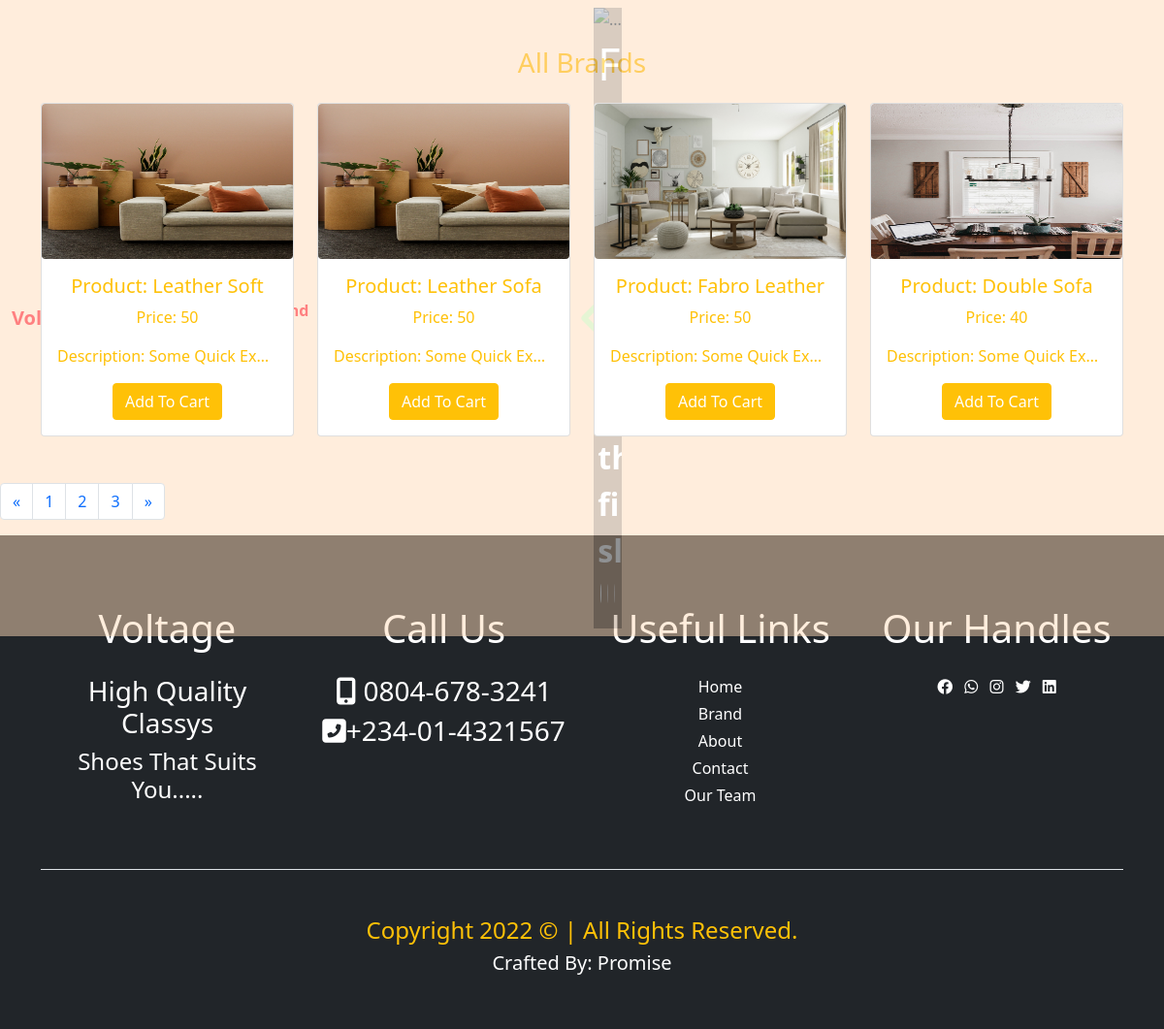
Page /products on the committed database.
### home/models.py (models this page shows, shortened)
class Product(models.Model):
    name = models.CharField(max_length=250, default='a')
    img = models.ImageField(upload_to='product', default='prod.jpg')
    price = models.IntegerField()
    max_quantity = models.IntegerField()
    min_quantity = models.IntegerField()
    display = models.BooleanField()
    latest = models.BooleanField(default=False)
    trending = models.BooleanField(default=False)
    description = models.TextField()
    created = models.DateField(auto_now_add=True)
    updated = models.DateField(auto_now=True)
    class Meta:
        db_table = 'product'
        managed = True
        verbose_name = 'Product'
        verbose_name_plural = 'Products'

### home/views.py (the view)
# urls.py: path('products', views.products, name='products'),
def products(request):
    product = Product.objects.all()
    goods = Paginator(product, 4)
    mygoods = request.GET.get('page')
    mygoods_good = goods.get_page(mygoods)
    context = {
        'mygoods_good':mygoods_good,
    }
    return render(request, 'products.html',context)

### home/context_processor.py (called while the page is built)
def cartcount(request):
    reading = Shopcart.objects.filter(user__username =request.user.username, paid=False)
    cartread = 0
    for item in reading:
        cartread += item.quantity
    context = {
        'cartread':cartread
        }
    return context

### home/templates/products.html (shortened to what this page needs)
{% extends "base.html" %}
{% block carousel %} {% include "carousel.html" %}  {% endblock carousel %}
{% block content %}
<div class="container text-center text-capitalize  mt-5 mb-5 text-warning">
    <h3 class="mt-4 mb-4">All Brands</h3>
    <div class="row justify-content-center text-warning text-center gy-5">
        {% if mygoods_good %}
            {% for item in mygoods_good %}
                <div class="col-10 col-sm-6 col-md-4 col-lg-3">
                    <div class="card">
                    <img src="{{item.img.url}}" class="card-img-top img rounded">
                    <div class="card-body">
                        <h5 class="card-title">Product: {{item.name}}</h5>
                        <p class="card-text text-truncate">Price: {{item.price}}</p>
                        <p class="card-text text-truncate">Description: {{item.description}}</p>
                        {% if item.max_quantity < 1 %}
                            <p class="bg-warning text-white">Currently out of stock</p>
                        {% else %}
                            <a href="{% url 'details' item.id %}" class="btn btn-warning text-white">Add to cart</a>
                        {% endif %}
                    </div>
                    </div>
                </div>
            {% endfor %}
        {% endif %}
    </div>
</div>
<nav aria-label="Page navigation example">
    <ul class="pagination">
        {% if mygoods_good.has_previous %}
            <li class="page-item">
                <a class="page-link" href="?page={{mygoods_good.previous_page_number}}" aria-label="Previous">
                <span aria-hidden="true">&laquo;</span>
                </a>
            </li>
        {% else %}
            <li class="page-item">
                <a class="page-link" href="?page=1" aria-label="Previous">
                <span aria-hidden="true">&laquo;</span>
                </a>
            </li>
        {% endif %}
        {% for item in mygoods_good.paginator.page_range %}
            {% if mygoods_good.number == item %}
                <li class="page-item"><a class="page-link" href="#">{{item}}</a></li>
            {% else %}
                <li class="page-item"><a class="page-link" href="?page={{item}}">{{item}}</a></li>
            {% endif %}
        {% endfor %}
        {% if mygoods_good.has_next %}
            <li class="page-item">
                <a class="page-link" href="?page={{mygoods_good.next_page_number}}" aria-label="Next">
                <span aria-hidden="true">&raquo;</span>
                </a>
            </li>
        {% else %}
            <li class="page-item">
                <a class="page-link" href="?page={{mygoods_good.paginator.num_pages}}" aria-label="Next">
                <span aria-hidden="true">&raquo;</span>
                </a>
            </li>
        {% endif %}
    </ul>
  </nav>
{% endblock content %}
{% block footer %}  {% include "footer.html" %}  {% endblock footer %}

### home/templates/base.html (shortened to what this page needs)
{% load static %}
<!doctype html>
<html lang="en">
  <head>
    <link href="https://cdn.jsdelivr.net/npm/bootstrap@5.1.3/dist/css/bootstrap.min.css" rel="stylesheet">
    <link rel="stylesheet" href="https://cdnjs.cloudflare.com/ajax/libs/font-awesome/6.1.1/css/all.min.css">
    <link rel="stylesheet" href="{% static 'css/style.css' %}">
  </head>
  <body>
    {% block carousel %}     {% endblock carousel %}
   {% block content %}      {% endblock content %}
    {% block footer %}        {% endblock footer %}
  </body>
</html>

### home/templates/carousel.html (shortened to what this page needs)
{% load static %}
<nav class="navbar navbar-expand-lg">
  <div class="container-fluid">
    <a class="navbar-brand" href="/index.html">Voltage</a>
    <div class="collapse navbar-collapse" id="navbarSupportedContent">
      <ul class="navbar-nav mx-auto mb-2 mb-lg-0">
        <li class="nav-item">
          <a class="nav-link active" aria-current="page" href="/">Home</a>
        </li>
        <li class="nav-item">
          <p id="About"><a class="nav-link" href="{% url 'products' %}">Product</a></p>
        </li>
        <li class="nav-item">
          <a class="nav-link" href="{% url 'displaycart' %}"></a>
        </li>
        <li class="nav-item dropdown">
          <a class="nav-link dropdown-toggle" href="#" id="navbarDropdown" role="button" data-bs-toggle="dropdown" aria-expanded="false">
          </a>
        </li>
        <li class="nav-item">
          <p id="#contact"><a class="nav-link" href="#contact">Contact</a></p>
        </li>
      </ul>
      <form class="d-flex me-3" action="{% url 'search' %}" method="POST">
        <button class="btn btn-outline-success" type="submit">Search</button>
      </form>
      <div class="toggle">
    </div>
    </div>
  </div>
<div class="container-fluid">
  <div id="carouselExampleDark" class="carousel slide" data-bs-ride="carousel">
    <div class="carousel-indicators">
    </div>
    <div class="carousel-inner" style="height: 80vh">
      <div class="carousel-item h-100 active" data-bs-interval="10000">
        <div class="carousel-caption d-md-block">
          <h5>First slide label</h5>
          <p>Some representative placeholder content for the first slide.</p>
        </div>
      </div>
    </div>
    <button class="carousel-control-prev" type="button" data-bs-target="#carouselExampleDark" data-bs-slide="prev">
    </button>
    <button class="carousel-control-next" type="button" data-bs-target="#carouselExampleDark" data-bs-slide="next">
    </button>
</nav>

### home/templates/footer.html
<div class="foota bg-dark">
    <div class="container text-center text-white text-capitalize">
      <div class="row justify-content-around foota1 pt-5 pb-5">
          <div class="col-9 col-sm-6 col-md-6 col-lg-3 col-xl-3">
            <h1 class="mt-4 mb-4">Voltage</h1>
            <h3 class="mt-3 mb-2">high quality classys</h3>
            <h4>shoes that suits you.....</h4>
          </div>
          <div class="col-9 col-sm-6 col-md-6 col-lg-3 col-xl-3">
            <h1 class="mt-4 mb-4">call us</h1>
            <h3 class="mt-3 mb-2"><span><i class="fas fa-mobile-alt"></i></span>  0804-678-3241</h3>
            <h3><span><i class="fas fa-phone-square-alt"></i></span>+234-01-4321567</h3>
          </div>
          <div class="col-9 col-sm-6 col-md-6 col-lg-3 col-xl-3">
            <h1 class="mt-4 mb-4">useful links</h1>
            <ul class="list-unstyled">
              <li class="mb-1"><a href="#">Home</a></li>
              <li class="mb-1"><a href="#">brand</a></li>
              <li class="mb-1"><a href="#">about</a></li>
              <li class="mb-1"><a href="#">contact</a></li>
              <li class="mb-1"><a href="#">our team</a></li>
            </ul>
          </div>
          <div class="col-9 col-sm-6 col-md-6 col-lg-3 col-xl-3">
            <h1 class="mt-4 mb-4">our handles</h1>
            <ul class="list-inline">
              <li class="list-inline-item"><a href="#"><i class="fab fa-facebook"></i></a></li>
              <li class="list-inline-item"><a href="#"><i class="fab fa-whatsapp"></i></a></li>
              <li class="list-inline-item"><a href="#"><i class="fab fa-instagram"></i></a></li>
              <li class="list-inline-item"><a href="#"><i class="fab fa-twitter"></i></a></li>
              <li class="list-inline-item"><a href="#"><i class="fab fa-linkedin"></i></a></li>
            </ul>
          </div>
      </div>
      <div class="foota2 pt-5 pb-5 border-top">
        <h4 class="mb-2 text-warning">copyright 2022 &copy; | all rights reserved.</h4>
        <h5><a href="#">Crafted By: Promise</a></h5>
      </div>
</div>

### home/static/css/style.css (style rules this page uses)
* { margin: 0; padding: 0; box-sizing: border-box; }
:root { --bg-color: peachpuff; --txt-color: crimson; }
.navbar .navbar-brand { color: red; font-weight: 900; }
#navbarSupportedContent a { color: red; font-weight: 700; }
.navbar .btn { border: 2px solid grey; color: grey; }
html { scroll-behavior: smooth; }
.carousel { position: relative; }
.navbar { position: absolute; top: 0; left: 0; background: peachpuff; width: 100%; opacity: .5; }
.carousel-item .carousel-caption h5 { color: white; font-weight: 500; font-size: 2.8rem; }
.carousel-item .carousel-caption p { color: white; font-weight: 600; font-size: 2rem; }
body { background-size: cover; background-repeat: no-repeat; }
.img { height: 20vh; }
a { text-decoration: none; }
.foota a { color: white; }

### rows in the picture
Product: img (picture), name "Leather Soft", price "50", description "Some Quick Ex…", max_quantity "Add To Cart"
Product: img (picture), name "Leather Sofa", price "50", description "Some Quick Ex…", max_quantity "Add To Cart"
Product: img (picture), name "Fabro Leather", price "50", description "Some Quick Ex…", max_quantity "Add To Cart"
Product: img (picture), name "Double Sofa", price "40", description "Some Quick Ex…", max_quantity "Add To Cart"

### other values in the picture
{{ item }} "1"
{{ item }} "2" "3"
